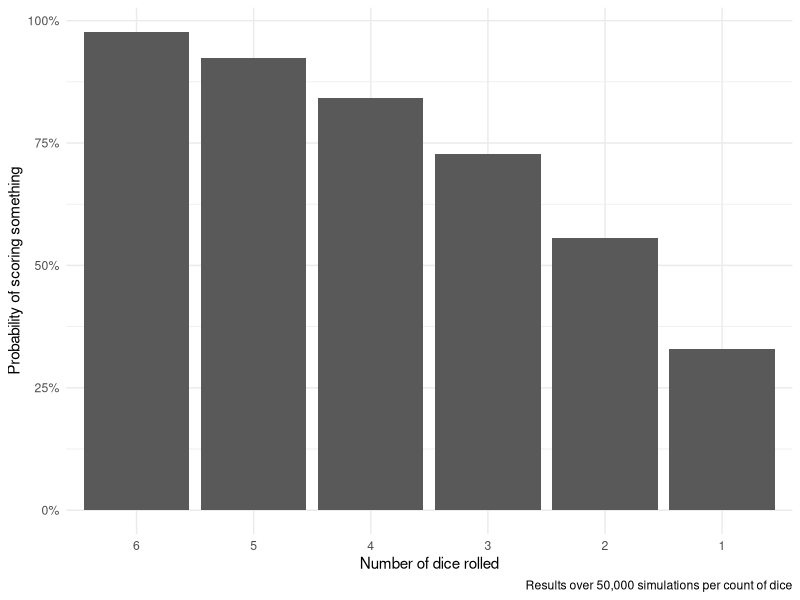

This chart was generated by the following R code:
## ---- chunk 1
knitr::opts_chunk$set(fig.width = 6, fig.height = 3.6, fig.align = "center",
                      fig.retina = 3, collapse = TRUE)
library(tidyverse)
library(kableExtra)
library(scales)

options("digits" = 4, "width" = 150)

set.seed(1234)
## ---- chunk 2
dice_1 <- '<img src="/files/img/dice/1.svg" class="dice" alt="1">'
dice_2 <- '<img src="/files/img/dice/2.svg" class="dice" alt="2">'
dice_3 <- '<img src="/files/img/dice/3.svg" class="dice" alt="3">'
dice_4 <- '<img src="/files/img/dice/4.svg" class="dice" alt="4">'
dice_5 <- '<img src="/files/img/dice/5.svg" class="dice" alt="5">'
dice_6 <- '<img src="/files/img/dice/6.svg" class="dice" alt="6">'

points <- tribble(
  ~Group, ~Roll, ~Points,
  "Single dice", dice_1, 100,
  "Single dice", dice_5, 50,
  "Three of a kind (number × 100)", paste(rep(dice_2, 3), collapse = " "), 200,
  "Three of a kind (number × 100)", paste(rep(dice_3, 3), collapse = " "), 300,
  "Three of a kind (number × 100)", paste(rep(dice_4, 3), collapse = " "), 400,
  "Three of a kind (number × 100)", paste(rep(dice_5, 3), collapse = " "), 500,
  "Three of a kind (number × 100)", paste(rep(dice_6, 3), collapse = " "), 600,
  "Special rolls", paste(rep(dice_1, 3), collapse = " "), 1000,
  "Special rolls", paste(rep(dice_1, 4), collapse = " "), 2000,
  "Special rolls", paste("Any three pairs<br>e.g., ", paste(dice_2, dice_2, dice_3, dice_3, dice_6, dice_6, collapse = " ")), 1000,
  "Special rolls", paste("5-die straight<br>", paste(dice_1, dice_2, dice_3, dice_4, dice_5, collapse = " "), " or<br>", paste(dice_2, dice_3, dice_4, dice_5, dice_6, collapse = " ")), 1750
) 

points %>% 
  mutate(Points = comma(Points)) %>% 
  select(-Group) %>% 
  kbl(escape = FALSE, align = c("l", "r"),
      table.attr = "style='width:100%;'") %>% 
  pack_rows(index = table(fct_inorder(points$Group))) %>% 
  kable_styling(bootstrap_options = "none", position = "center")
## ---- chunk 3
prob_1_or_5 <- function(n) {
  1 - (2/3)^n
}

# 1 die
prob_1_or_5(1)

# 5 dice
prob_1_or_5(5)

# 6 dice
prob_1_or_5(6)
## ---- chunk 4
for (i in 1:4) {
  print(paste("Loop number", i))
}
## ---- chunk 5
# This is "logical" because it's only going to hold TRUE and FALSE values. If we
# wanted to put numbers in it, we'd need to use "double"; if we wanted to put
# text in it, we'd need to use "character"
output <- vector("logical", 4)

for (i in 1:4) {
  # Check if i is 3 and store the result in the ith slot
  output[[i]] <- i == 3
}

output
## ---- chunk 6
# Create empty variable with enough slots
has_1_or_5 <- vector("logical", 100000)

# Roll a bunch of dice a bunch of times
for (i in 1:100000) {
  # Roll some dice
  rolled_dice <- sample(1:6, 6, replace = TRUE)
  
  # Check if there's a 1 or a 5 in there
  did_it_happen <- 1 %in% rolled_dice | 5 %in% rolled_dice
  
  # Store the result  
  has_1_or_5[i] <- did_it_happen
}

# Find the proportion of TRUEs
sum(has_1_or_5) / 100000
## ---- chunk 7
prob_1_or_5(6)
## ---- chunk 8
simulate_zilch <- function(n_dice, n_sims) {
  # Create empty variable with enough slots
  has_1_or_5 <- vector("logical", n_sims)
  
  # Roll a bunch of dice a bunch of times
  for (i in 1:n_sims) {
    # Roll some dice
    rolled_dice <- sample(1:6, n_dice, replace = TRUE)
    
    # Check if there's a 1 or a 5 in there
    did_it_happen <- 1 %in% rolled_dice | 5 %in% rolled_dice
    
    # Store the result  
    has_1_or_5[i] <- did_it_happen
  }
  
  # Find the proportion of TRUEs
  sum(has_1_or_5) / n_sims
}

simulate_zilch(n_dice = 4, n_sims = 50000)
## ---- chunk 9
simulate_zilch_full <- function(n_dice, n_sims) {
  # Create empty variable with enough slots
  did_something_score <- vector("logical", n_sims)
  
  # Roll a bunch of dice a bunch of times
  for (i in 1:n_sims) {
    # Roll some dice
    rolled_dice <- sample(1:6, n_dice, replace = TRUE)

    # Check for 3 pairs separately since it's a complicated process
    # If there are three different numbers...
    if (length(table(rolled_dice)) == 3) {
      # ...check if there are 3 pairs
      three_pairs <- all(table(rolled_dice) == c(2, 2, 2))
    } else {
      three_pairs <- FALSE
    }
    
    # Check if there's a scoring combination in there
    did_it_happen <- 1 %in% rolled_dice |  # A 1
      5 %in% rolled_dice |  # A 5
      all(1:5 %in% rolled_dice) |  # A 1-5 straight
      all(2:6 %in% rolled_dice) |  # A 2-6 straight
      max(table(rolled_dice)) >= 3 |  # At least 3 of one number
      three_pairs  # 3 pairs

    # Store the result
    did_something_score[i] <- did_it_happen
  }
  
  # Find the proportion of TRUEs
  sum(did_something_score) / n_sims
}

six_dice <- simulate_zilch_full(6, 50000)
## ---- chunk 10
library(tidyverse)

# hoooo boy this is slow
number_of_dice <- tibble(n_dice = 6:1) %>% 
  mutate(prob = map_dbl(n_dice, ~simulate_zilch_full(., 50000)))
## ---- chunk 11
ggplot(number_of_dice, aes(x = fct_rev(factor(n_dice)), y = prob)) +
  geom_col() +
  scale_y_continuous(labels = percent_format(accuracy = 1)) +
  labs(x = "Number of dice rolled", y = "Probability of scoring something",
       caption = "Results over 50,000 simulations per count of dice") +
  theme_minimal()
